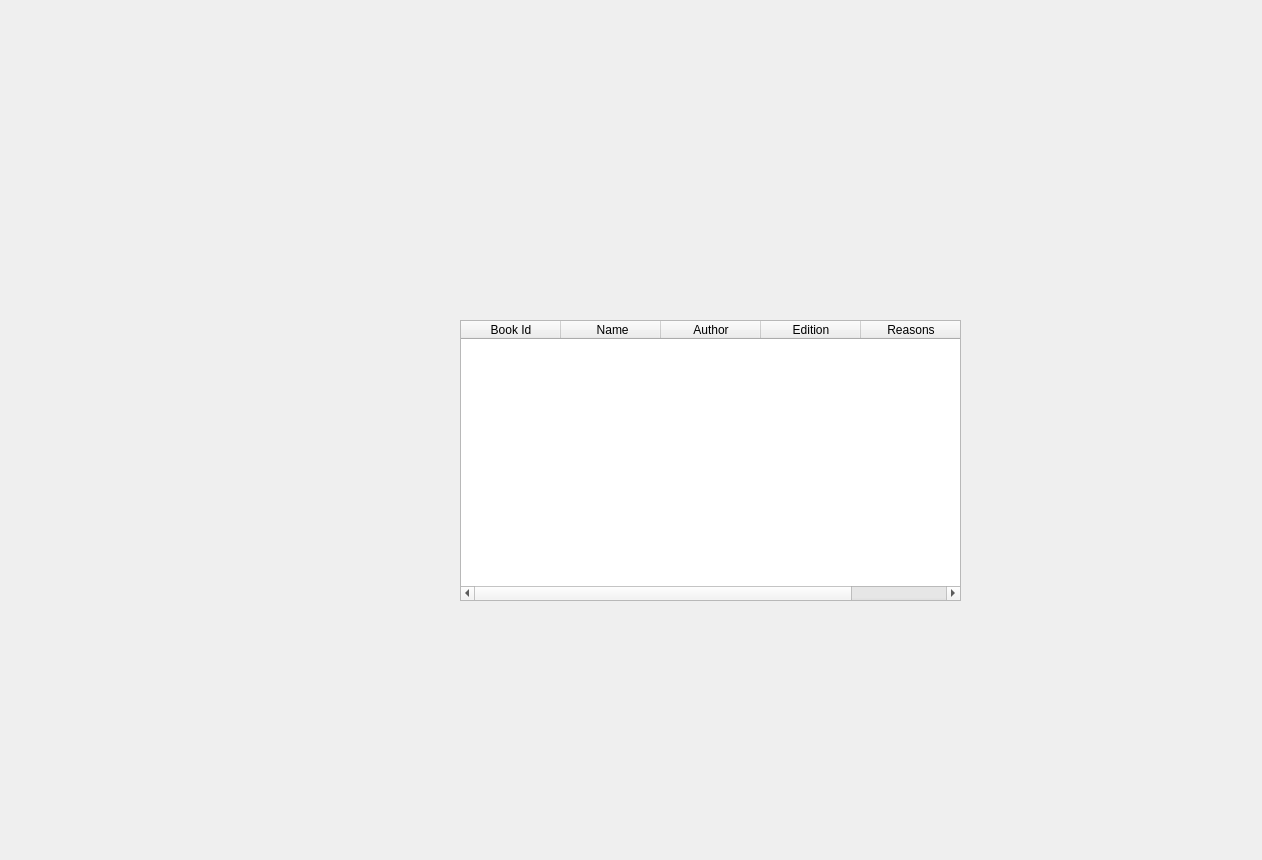
<?xml version="1.0" encoding="UTF-8"?>
<ui version="4.0">
 <class>Deleted_books</class>
 <widget class="QMainWindow" name="Deleted_books">
  <property name="geometry">
   <rect>
    <x>0</x>
    <y>0</y>
    <width>1262</width>
    <height>860</height>
   </rect>
  </property>
  <property name="windowTitle">
   <string>Deleted Books</string>
  </property>
  <widget class="QWidget" name="centralwidget">
   <widget class="QTableWidget" name="Delete_book_Details">
    <property name="geometry">
     <rect>
      <x>460</x>
      <y>320</y>
      <width>501</width>
      <height>281</height>
     </rect>
    </property>
    <column>
     <property name="text">
      <string>Book Id</string>
     </property>
    </column>
    <column>
     <property name="text">
      <string> Name</string>
     </property>
    </column>
    <column>
     <property name="text">
      <string>Author</string>
     </property>
    </column>
    <column>
     <property name="text">
      <string>Edition</string>
     </property>
    </column>
    <column>
     <property name="text">
      <string>Reasons</string>
     </property>
    </column>
   </widget>
   <widget class="QLabel" name="label">
    <property name="geometry">
     <rect>
      <x>480</x>
      <y>30</y>
      <width>441</width>
      <height>241</height>
     </rect>
    </property>
    <property name="styleSheet">
     <string notr="true">border-image: url(:/image/logo.jpg);</string>
    </property>
    <property name="text">
     <string/>
    </property>
   </widget>
  </widget>
 </widget>
 <resources/>
 <connections/>
</ui>
